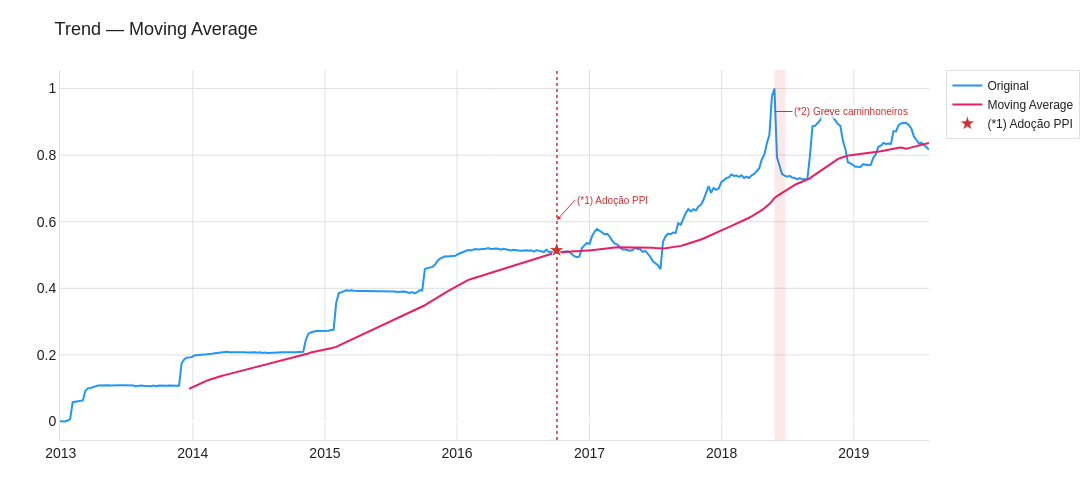

Notebook code cell kept with this figure:
### Markdown cell above
#### Moving Average

### Code cell
plot_series(
    (train_scaled, "Original", PPT_COLORS["train"]),
    (train_scaled.rolling(window=period).mean(), "Moving Average", PPT_COLORS["trend"]),
    title="Trend — Moving Average",
    save_name="03_trend_moving_average",
)

### Figure 1 — Plotly figure (JSON) as saved in the notebook; plotly's stock layout.template omitted (floating-point values rounded to 4 significant figures; data arrays with more than 128 entries replaced by an {"elided": "..."} marker saying what was removed)
{"data": [{"line": {"color": "#2196F3", "width": 2}, "mode": "lines", "name": "Original", "type": "scatter", "x": {"elided": "344 str values"}, "y": {"elided": "344 float values"}}, {"line": {"color": "#E91E63", "width": 2}, "mode": "lines", "name": "Moving Average", "type": "scatter", "x": {"elided": "344 str values"}, "y": {"elided": "344 float values"}}, {"hoverinfo": "text", "hovertext": "Out/2016 — Petrobras adota PPI (Preço de Paridade de Importação): preços passam a seguir Brent + câmbio", "marker": {"color": "#D32F2F", "line": {"color": "white", "width": 1}, "size": 12, "symbol": "star"}, "mode": "markers", "name": "(*1) Adoção PPI", "showlegend": true, "type": "scatter", "x": ["2016-10-02T00:00:00"], "y": [0.5143]}], "layout": {"annotations": [{"arrowcolor": "#D32F2F", "arrowhead": 2, "arrowsize": 0.8, "arrowwidth": 1, "ax": 18, "ay": -20, "bgcolor": "rgba(255,255,255,0.75)", "font": {"color": "#D32F2F", "size": 10}, "hovertext": "Out/2016 — Petrobras adota PPI (Preço de Paridade de Importação): preços passam a seguir Brent + câmbio", "showarrow": true, "text": "(*1) Adoção PPI", "x": "2016-10-03T00:00:00", "xanchor": "left", "xref": "x", "y": 0.5943, "yref": "paper"}, {"arrowcolor": "#D32F2F", "arrowhead": 0, "arrowwidth": 1, "ax": 18, "ay": 0, "bgcolor": "rgba(255,255,255,0.75)", "font": {"color": "#D32F2F", "size": 10}, "hovertext": "27/05–26/06/2018 — Greve dos caminhoneiros: vendas de diesel reduziram ~30%", "showarrow": true, "text": "(*2) Greve caminhoneiros", "x": "2018-05-27T00:00:00", "xanchor": "left", "xref": "x", "y": 0.8879, "yref": "paper"}], "font": {"color": "#212121", "family": "Arial", "size": 14}, "height": 500, "legend": {"bgcolor": "rgba(255,255,255,0.9)", "bordercolor": "#E0E0E0", "borderwidth": 1, "font": {"size": 12}}, "margin": {"b": 60, "l": 60, "r": 40, "t": 70}, "paper_bgcolor": "#FFFFFF", "plot_bgcolor": "#FFFFFF", "shapes": [{"line": {"color": "#D32F2F", "dash": "dot", "width": 1.5}, "type": "line", "x0": "2016-10-03T00:00:00", "x1": "2016-10-03T00:00:00", "xref": "x", "y0": 0, "y1": 1, "yref": "paper"}, {"fillcolor": "rgba(211,47,47,0.10)", "line": {"width": 0}, "type": "rect", "x0": "2018-05-27T00:00:00", "x1": "2018-06-26T00:00:00", "xref": "x", "y0": 0, "y1": 1, "yref": "paper"}], "title": {"font": {"color": "#212121", "size": 18}, "text": "Trend — Moving Average"}, "width": 1200, "xaxis": {"gridcolor": "#E0E0E0", "linecolor": "#E0E0E0", "showgrid": true}, "yaxis": {"gridcolor": "#E0E0E0", "linecolor": "#E0E0E0", "showgrid": true}}}
